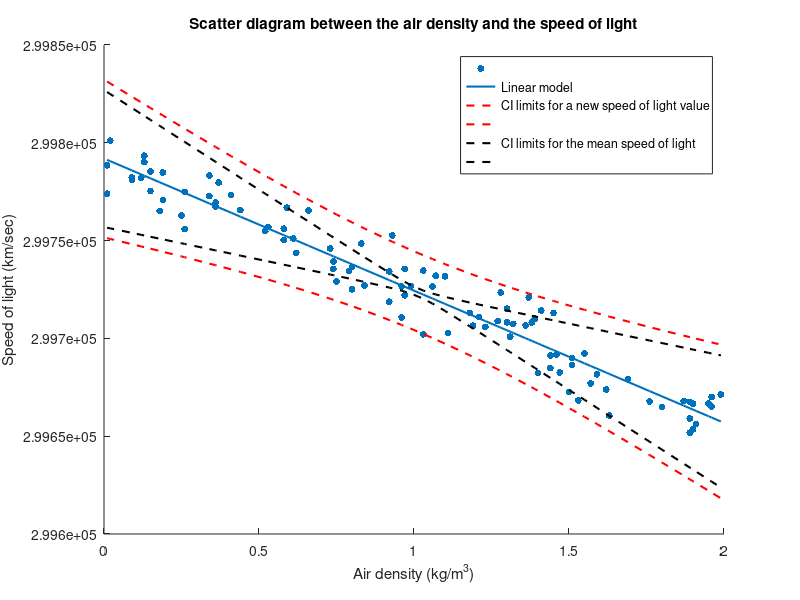
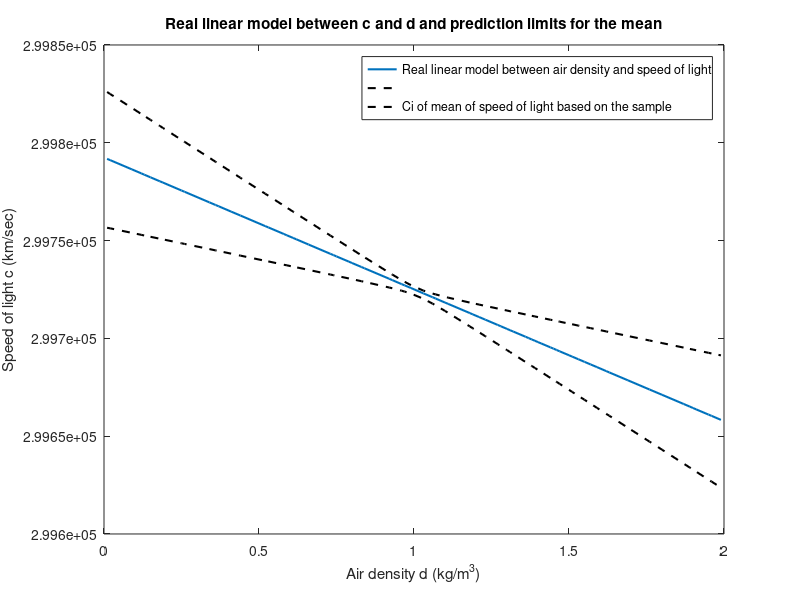

The MATLAB script that drew these images, in order:
% Stelios Topalidis
% AEM: 9613
% Exercise 5.4

clc;
clear;
close all;

importArray = importdata('lightair.dat');
airDensity = importArray(:, 1);
% Attention for the values of the speed of light.
% They are the differences from the speed of light in vacuum
speedOfLightNormalized = importArray(:, 2);
scaleDownVal = 299000;
speedOfLight = speedOfLightNormalized + scaleDownVal; 


%% (a)
%% (a.1) Scatter diagram between speed of light and air density

figure();
dotSize = 25;
scatter(airDensity, speedOfLight, dotSize, 'filled');
title('Scatter diagram between the air density and the speed of light');
xlabel('Air density (kg/m^3)', 'interpreter', 'tex');
ylabel('Speed of light (km/sec)');
hold on;

%% (a.2) Correlation coefficient
corrCoefMat = corrcoef(airDensity, speedOfLight);
corrCoef = corrCoefMat(1, 2);
fprintf(['(a)\n The correlation coefficient between the air density \n',...
    'and the speed of light equals: %.3f\n\n'], ...
    corrCoef);


%% (b) 
%% (b.1) Linear model estimation using the MSE parameter method
covMat = cov(airDensity, speedOfLight);
airDSpeedOfLightCov = covMat(1, 2); 
b1 = airDSpeedOfLightCov /var(airDensity);
b0 = mean(speedOfLight) - b1*mean(airDensity);

fprintf(['(b)\nb.1\nThe linear model estimation for the variables ',...
        'is: \nc = %.2f*d + (%.2f))\n'], b1, b0);

lineWidthVal = 1.5;
plot(airDensity, b0 + b1*airDensity, 'Linewidth', lineWidthVal);
hold on;

%% (b.2) 95% parametric ci for b0, b1
% Significance level
alpha = 0.05;
% Number of bivariate observations
n = length(airDensity);
% degrees of freedom
dof = n - 2;
tVal = tinv(1- alpha/2, dof);

% Formula for sigmaE (standard deviation of model errors) 
varE = (n-1)/(n-2)*(var(speedOfLight) - ...
    b1^2*var(airDensity));
sigmaE = sqrt(varE);

% Formula for the ci of the b0 and b1
sigmaB0 = sigmaE*sqrt(1/n+(mean(airDensity)^2)/var(airDensity));
b0CILow = b0 - tVal * sigmaB0;
b0CIHigh = b0 + tVal * sigmaB0;

sigmaB1 = sigmaE/std(airDensity);
b1CILow = b1 - tVal * sigmaB1;
b1CIHigh = b1 + tVal * sigmaB1;

fprintf('b.2\nParametric ci for b0: [%3.f, %.3f] + %d\n', ...
    b0CILow-scaleDownVal, b0CIHigh-scaleDownVal, scaleDownVal);
fprintf('Parametric ci for b1: [%3.f, %.3f]\n\n', b1CILow, b1CIHigh);

%% (c)
%% (c.1) Graph the linear model on the scatter diagram, estimation limits 
%% for the mean light speed with 95% confidence and for a single 
%% sobservation

% CI prediction for the mean speed of light for a specific value of the air
% density
ciOfMeanSpeedOfLightLow = b0 + b1*airDensity - tVal * sigmaE * ...
    sqrt(1/n+((airDensity - mean(airDensity)).^2)/var(airDensity));
ciOfMeanSpeedOfLightHigh = b0 + b1*airDensity + tVal * sigmaE * ...
    sqrt(1/n+((airDensity - mean(airDensity)).^2)/var(airDensity));

% CI prediction for a single observation of the speed of light for a 
% specific value of the air density
ciOfSpeedOfLightLow = b0 + b1*airDensity - tVal * sigmaE * ...
    sqrt(1+ 1/n+((airDensity - mean(airDensity)).^2)/var(airDensity));
ciOfSpeedOfLightHigh = b0 + b1*airDensity + tVal * sigmaE * ...
    sqrt(1+ 1/n+((airDensity - mean(airDensity)).^2)/var(airDensity));


plot(airDensity, ciOfSpeedOfLightLow, '--', 'Color', 'r', 'Linewidth', ...
    lineWidthVal);
plot(airDensity, ciOfSpeedOfLightHigh, '--', 'Color', 'r', 'Linewidth', ...
    lineWidthVal);
plot(airDensity, ciOfMeanSpeedOfLightLow, '--', 'Color', 'k', ...
    'Linewidth', lineWidthVal);
plot(airDensity, ciOfMeanSpeedOfLightHigh, '--', 'Color', 'k', ...
    'Linewidth', lineWidthVal);

legend('', 'Linear model', 'CI limits for a new speed of light value', ...
    '', 'CI limits for the mean speed of light', '');
hold off;

%% (c.2) Make a prediction of a single observation of the speed of light 
%% and its mean for a specific air density value based on the model. 
%% Calculate the ci limits for the single observation and the mean as well.
airDensityVal = 1.29;
speedOfLightPred = b0 + b1*airDensityVal;

predCILow = b0 + b1*airDensityVal - tVal * sigmaE * ...
    sqrt(1 + 1/n+((airDensityVal - ...
    mean(airDensity)).^2)/var(airDensity));
predCIHigh = b0 + b1*airDensityVal + tVal * sigmaE * ...
    sqrt(1 + 1/n+((airDensityVal - ...
    mean(airDensity)).^2)/var(airDensity));

predCILowForMean = b0 + b1*airDensityVal - tVal * sigmaE * ...
    sqrt(1/n+((airDensityVal - ...
    mean(airDensity)).^2)/var(airDensity));
predCIHighForMean = b0 + b1*airDensityVal + tVal * sigmaE * ...
    sqrt(1/n+((airDensityVal - ...
    mean(airDensity)).^2)/var(airDensity));

fprintf(['(c)\nc.2\n%.2f%% prediction of the ',...
    'speed of light for \nair density = %.3f km/m^3: %.3f + %d ',...
    'km/sec\n'], ...
    (1-alpha)*100,...
    airDensityVal, speedOfLightPred - scaleDownVal, scaleDownVal);

fprintf(['CI for the mean of the speed of light: ',...
    '[%.3f, %.3f] + %d\n'], predCILowForMean-scaleDownVal, ...
    predCIHighForMean-scaleDownVal, scaleDownVal);

fprintf(['CI for a single observation of the speed of light: ',...
    '[%.3f, %.3f] + %d\n\n'], predCILow-scaleDownVal, ...
    predCIHigh-scaleDownVal, scaleDownVal);



%% (d) 
%% (d.1) Real linear model between air density and speed of light:
c = 299792.458;
beta0 = c;
d0 = 1.29;
beta1 = c*(-0.00029/d0);
fprintf(['(d)\nd.1\nReal model between air density and speed of ',...
    'light:\n',...
    'c = %.3f * d + %.3f, where d is the air density\n'], beta1, beta0);


%% (d.2) Check if the real values of each paremeter of the linear model is 
%% inside the ci calculated from the bivariate sample
if beta0 > b0CILow && beta0 < b0CIHigh
    fprintf(['d.2\nThe real value of beta0 = %.3f is inside \n',...
        'the %.2f%% ',...
        'ci [%.3f, %.3f] (calculated from ',...
        'the sample)\n'], beta0, (1-alpha)*100, b0CILow, b0CIHigh);
else
fprintf(['The real value of beta0 = %.3f is not inside \nthe %.2f%% ',...
        'ci [%.3f, %.3f] (calculated from ',...
        'the sample)\n'], beta0, (1-alpha)*100, b0CILow, b0CIHigh);
end
   

if beta1 > b1CILow && beta1 < b1CIHigh
    fprintf(['The real value of beta1 = %.3f is inside \nthe %.2f%% ',...
        'ci [%.3f, %.3f] (calculated from ',...
        'the sample)\n'], beta1, (1-alpha)*100, b1CILow, b1CIHigh);
else
fprintf(['The real value of beta1 = %.3f is not inside \nthe %.2f%% ',...
        'ci [%.3f, %.3f] (calculated from ',...
        'the sample)\n'], beta1, (1-alpha)*100, b1CILow, b1CIHigh);
end

%% (d.3) Is the real mean value of the speed of light inside the ci for the
%% mean of the light speed calculated on the interval of the air densities?

figure();
plot(airDensity, beta0+beta1.*airDensity, 'Linewidth', lineWidthVal);
title(['Real linear model between c and d and prediction limits ',...
    'for the mean']);
xlabel('Air density d (kg/m^3)', 'interpreter', 'tex');
ylabel('Speed of light c (km/sec)');
hold on
plot(airDensity, ciOfMeanSpeedOfLightLow, '--', 'Color', 'k', ...
    'Linewidth', lineWidthVal);
plot(airDensity, ciOfMeanSpeedOfLightHigh, '--', 'Color', 'k', ...
    'Linewidth', lineWidthVal);
legend('Real linear model between air density and speed of light', ...
    '', 'Ci of mean of speed of light based on the sample');

fprintf('d.3\nThe limits for the mean contain the real linear model\n');